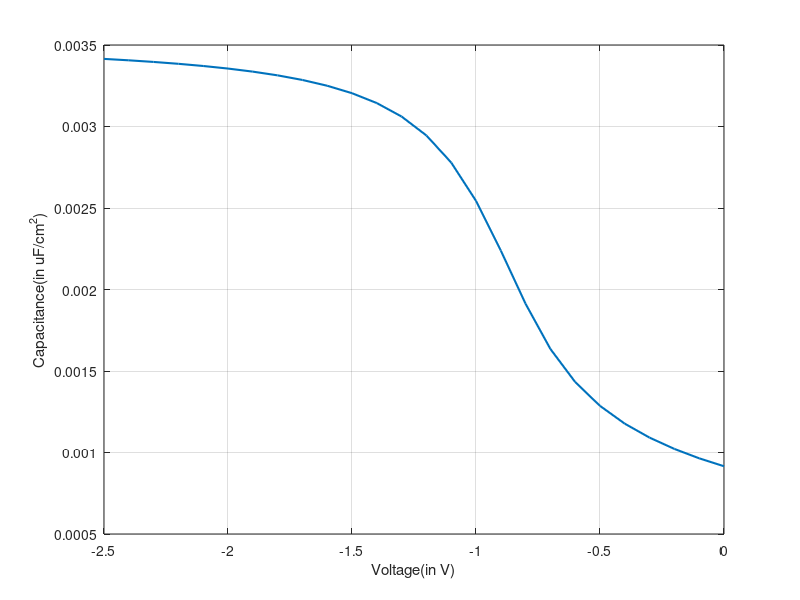

Reproduce this figure in MATLAB. (Note: this script raises an error after producing the figure.)
%% Input parameters
phi_m =4.05 ;      %work function of metal
V_g=-2.5:0.1:0;            %gate voltage
t_ox=10e-9;          %oxide thickness 
N_sub=-1e17*1e6;      %-ve=p type substrate(NMOS), +ve=n type substrate(PMOS), input doping density here
V_wiggle=10e-3;

%% Constants
q=1.6e-19;
k=8.314/(6.023*10^23);
T=300;
eps_0=8.85e-12; 
Vt=k*T/q;          %thermal voltage

%% Substrate parameters

ni=1.5e16;          % number of instrinsic carriers in silicon substrate
Eg_sub=1.12*q;      %band gap of silicon, 1.12eV
eps_sub=12*eps_0;   %permitivitty of silicon substrate
EA_sub=4.05*q;      %electron affinity for substrate
L_sub=1e-6;
k_sub=12;

%calculating the value of n and p for substrate
if(N_sub<0)                %p type substrate(NMOS)
    p_sub=abs(N_sub);
    n_sub=ni^2/p_sub;
elseif(N_sub>0)            %n type substrate(PMOS)
    n_sub=N_sub;
    p_sub=ni^2/n_sub;
else                       %intrinsic semiconductor
    n_sub=ni;
    p_sub=pi;
end   

%% Oxide parameters

eps_ox=4*eps_0;    %permitivitty of SiO2
Ec_offset=3.1*q;   %conduction band offset
Eg_ox=9*q;         %band gap of oxide
c_ox=eps_ox/t_ox;
k_ox=4;

%% Workfunction,flatband values;

phi_b = -sign(N_sub)*Vt*log(abs(N_sub)/ni);   %Ei-Ef/q for semiconductor
phi_s = EA_sub/q+Eg_sub/(2*q)+phi_b;          %work function for substrate
V_fb=(phi_m-phi_s) ;                          %flatband voltage
tm = 10e-9;                                   %Gate thickness, used for polysilicon, not of use in metalgate

%% Solver parameters
dx=1e-9;
I_max=50;
tol1=1e-6;

% Sign of substrate charges in the current mode, since we have signum(psi_s) in formula of charge

if(V_g>=V_fb)
    signq = -1;       %Depletion for NMOS, Accumulation for PMOS
else                  % i.e. (V_g<V_fb)
    signq = +1;       %Accumulation for NMOS, Depletion for PMOS
end

%Same charge sign for depletion and inversion

% if sign(N_sub) <= 0
%     F = @(sp) V_fb-(signq*((2*eps_sub*k*T*abs(N_sub))^0.5*((exp(-q*sp/(k*T))+q*sp/(k*T)-1)+(ni^2/(abs(N_sub))^2)*(exp(+q*sp/(k*T))-q*sp/(k*T)-1))^0.5)/c_ox)+sp-V_g;
%     psi_s = fsolve(F,-signq*0.1); % Initial guess, sign taken due to fsolve
%     
% else                              % sign(N_sub) > 0
%     F = @(sp) V_fb-(signq*((2*eps_sub*k*T*abs(N_sub))^0.5*((ni^2/(abs(N_sub))^2)*(exp(-q*sp/(k*T))+q*sp/(k*T)-1)+(exp(+q*sp/(k*T))-q*sp/(k*T)-1))^0.5)/c_ox)+sp-V_g;
%     psi_s = fsolve(F,-signq*0.1); % Initial guess, sign taken due to fsolve
% end


%%  LFCV
C=zeros(length(V_g),1);
Q1=zeros(length(V_g),1);
Q2=zeros(length(V_g),1);
for i=1:length(V_g)
    
    if(V_g(i)>=V_fb)
    signq = -1;       %Depletion for NMOS, Accumulation for PMOS
    else                  % i.e. (V_g<V_fb)
    signq = +1;       %Accumulation for NMOS, Depletion for PMOS
    end
    
    if(V_g(i)+V_wiggle>=V_fb)
    signq2 = -1;       %Depletion for NMOS, Accumulation for PMOS
    else                  % i.e. (V_g<V_fb)
    signq2 = +1;       %Accumulation for NMOS, Depletion for PMOS
    end
    
 F1 = @(sp) V_fb-(signq*((2*eps_sub*k*T*abs(N_sub))^0.5*((exp(-q*sp/(k*T))+q*sp/(k*T)-1)+(ni^2/(abs(N_sub))^2)*(exp(+q*sp/(k*T))-q*sp/(k*T)-1))^0.5)/c_ox)+sp-V_g(i);
    psi_s = fsolve(F1,-signq*0.1); % Initial guess, sign taken due to fsolve
 
  Q1(i,1)=signq*((2*eps_sub*k*T*abs(N_sub))^0.5*((exp(-q*psi_s/(k*T))+q*psi_s/(k*T)-1)+(ni^2/(abs(N_sub))^2)*(exp(+q*psi_s/(k*T))-q*psi_s/(k*T)-1))^0.5);

  F2 = @(sp) V_fb-(signq2*((2*eps_sub*k*T*abs(N_sub))^0.5*((exp(-q*sp/(k*T))+q*sp/(k*T)-1)+(ni^2/(abs(N_sub))^2)*(exp(+q*sp/(k*T))-q*sp/(k*T)-1))^0.5)/c_ox)+sp-V_g(i)-V_wiggle;
  
  psi_s = fsolve(F2,-signq2*0.1); % Initial guess, sign taken due to fsolve
  Q2(i,1)=signq2*((2*eps_sub*k*T*abs(N_sub))^0.5*((exp(-q*psi_s/(k*T))+q*psi_s/(k*T)-1)+(ni^2/(abs(N_sub))^2)*(exp(+q*psi_s/(k*T))-q*psi_s/(k*T)-1))^0.5);
  
  C(i,1)=abs((Q2(i,1))-(Q1(i,1)))/V_wiggle;
  
  
  
end

plot(V_g,C,'LineWidth',1.5);
hold on;
%plot([0 10], [0 0], 'k-')
xlabel('Voltage(in V)');
ylabel('Capacitance(in uF/cm^2)');
grid on;
ax=gca;
ax.FontSize=10;
hold off;

%% HFCV
Chfcv=zeros(length(V_g),1);
Q3=zeros(length(V_g),1);
Q4=zeros(length(V_g),1);
for i=1:length(V_g)
    
    if(V_g(i)>=V_fb)
    signq = -1;       %Depletion for NMOS, Accumulation for PMOS
    else                  % i.e. (V_g<V_fb)
    signq = +1;       %Accumulation for NMOS, Depletion for PMOS
    end
    
    if(V_g(i)+V_wiggle>=V_fb)
    signq2 = -1;       %Depletion for NMOS, Accumulation for PMOS
    else                  % i.e. (V_g<V_fb)
    signq2 = +1;       %Accumulation for NMOS, Depletion for PMOS
    end
    
 F3 = @(sp) V_fb-(signq*((2*eps_sub*k*T*abs(N_sub))^0.5*((exp(-q*sp/(k*T))+q*sp/(k*T)-1)+(ni^2/(abs(N_sub))^2)*(exp(+q*sp/(k*T))-q*sp/(k*T)-1))^0.5)/c_ox)+sp-V_g(i);
    psi_s2 = fsolve(F3,-signq*0.1); % Initial guess, sign taken due to fsolve
 
  Q3(i,1)=signq*((2*eps_sub*k*T*abs(N_sub))^0.5*((exp(-q*psi_s2/(k*T))+q*psi_s2/(k*T)-1)+(ni^2/(abs(N_sub))^2)*(exp(+q*psi_s2/(k*T))-q*psi_s2/(k*T)-1))^0.5);
    
  F4 = @(sp) V_fb-(signq2*((2*eps_sub*k*T*abs(N_sub))^0.5*((exp(-q*sp/(k*T))+q*sp/(k*T)-1)+sp*(ni^2/((Vt)*(abs(N_sub))^2))*(exp(+q*psi_s2/(k*T))-1))^0.5)/c_ox)+sp-V_g(i)-V_wiggle;

  psi_s3 = fsolve(F4,-signq2*0.1); % Initial guess, sign taken due to fsolve
  Q4(i,1)=signq2*((2*eps_sub*k*T*abs(N_sub))^0.5*((exp(-q*psi_s3/(k*T))+q*psi_s3/(k*T)-1))^0.5)
  Chfcv(i,1)=abs((Q4(i,1))-(Q3(i,1)))/V_wiggle;
  
  
  
end
figure;
plot(V_g,Chfcv,'LineWidth',1.5);

xlabel('Voltage(in V)');
ylabel('Capacitance(in F/cm^2)');
grid on;
ax=gca;
ax.FontSize=10;
hold off;
